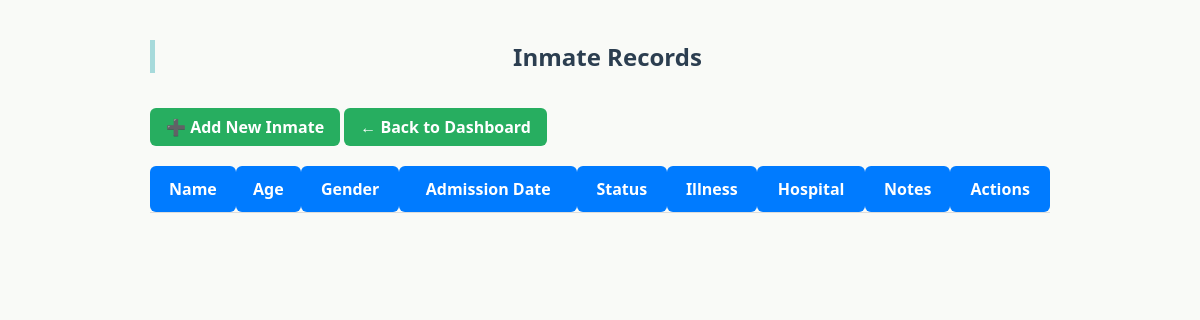
The page /admin/inmates (signed in) on the database as committed earlier.
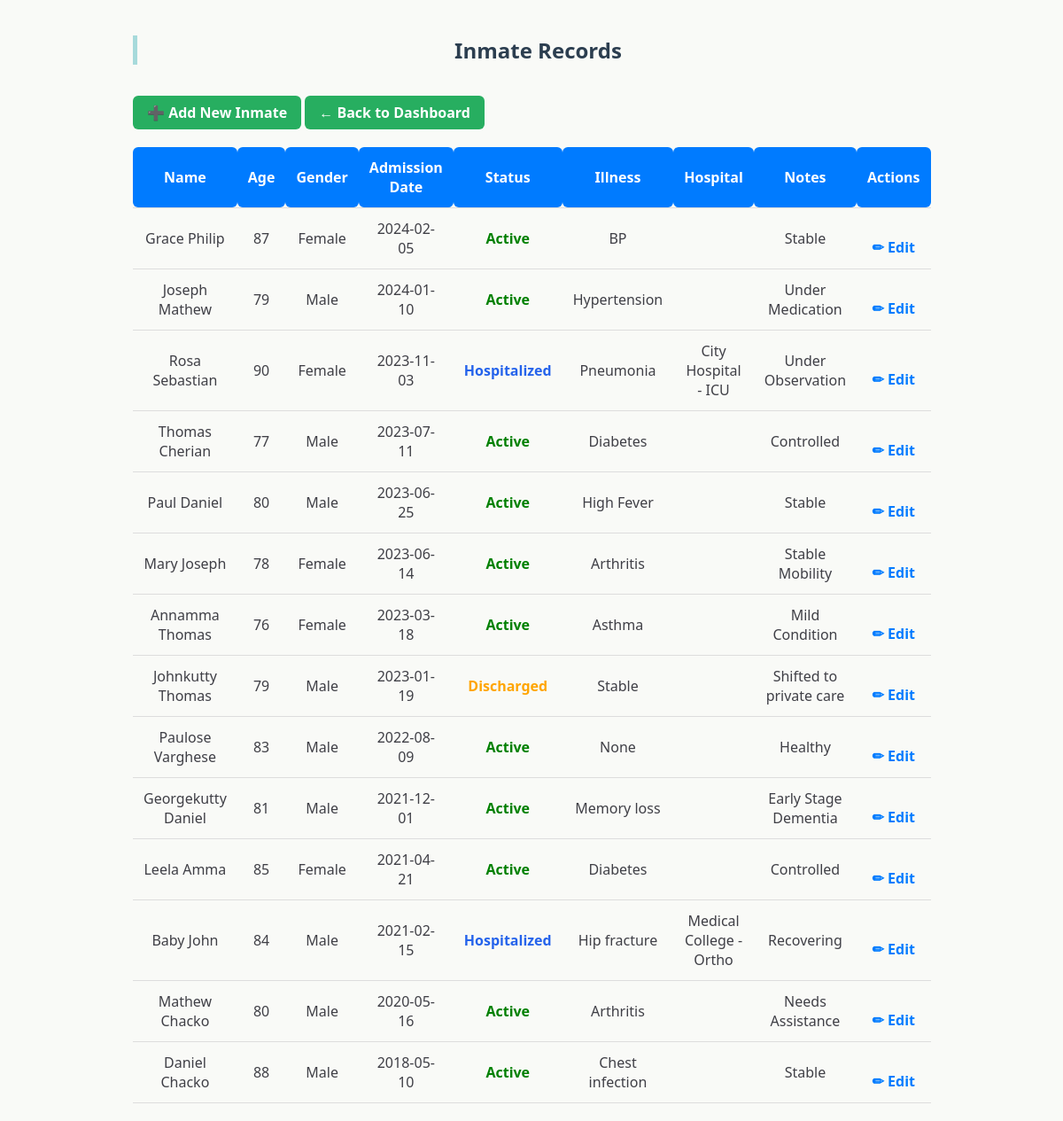
The same page on the database as committed later.
### tables this page shows
CREATE TABLE inmates(
        id INTEGER PRIMARY KEY AUTOINCREMENT,
        name TEXT,
        age INTEGER,
        gender TEXT,
        admission_date TEXT,
        status TEXT,
        illness TEXT,
        hospital_details TEXT,
        notes TEXT,
        date_of_death TEXT,
        previous_status TEXT,
        status_updated_date TEXT
    );

### app.py (the view)
@app.route("/admin/inmates")
def view_inmates():
    if "admin" not in session:
        return redirect("/")
    db = get_db()
    inmates = db.execute(
        "SELECT * FROM inmates ORDER BY admission_date DESC"
    ).fetchall()
    return render_template("inmates.html", inmates=inmates)

### app.py (called while the page is built)
def get_db():
    conn = sqlite3.connect(DB)
    conn.row_factory = sqlite3.Row
    return conn

### templates/inmates.html (shortened to what this page needs)
<!DOCTYPE html>
<html>
<head>
    <link rel="stylesheet" href="{{ url_for('static', filename='style.css') }}">
</head>
<body>
<div class="container">
    <h2>Inmate Records</h2>
    <div style="margin-bottom:20px;">
        <a href="/admin/inmates/add" class="back-btn">➕ Add New Inmate</a>
        <a href="/admin" class="back-btn">← Back to Dashboard</a>
    </div>
    <table class="inmate-table">
        <thead>
            <tr>
                <th>Name</th>
                <th>Age</th>
                <th>Gender</th>
                <th>Admission Date</th>
                <th>Status</th>
                <th>Illness</th>
                <th>Hospital</th>
                <th>Notes</th>
                <th>Actions</th>
            </tr>
        </thead>
        <tbody>
        {% for inmate in inmates %}
            <tr>
                <td>{{ inmate['name'] }}</td>
                <td>{{ inmate['age'] }}</td>
                <td>{{ inmate['gender'] }}</td>
                <td>{{ inmate['admission_date'] }}</td>
                <td>
                    {% if inmate['status'] == 'Active' %}
                        <span style="color:green; font-weight:600;">Active</span>
                    {% elif inmate['status'] == 'Discharged' %}
                        <span style="color:orange; font-weight:600;">Discharged</span>
                    {% elif inmate['status'] == 'Hospitalized' %}
                        <span style="color:#2563eb; font-weight:600;">Hospitalized</span>
                    {% else %}
                        <span style="color:red; font-weight:600;">Deceased</span>
                    {% endif %}
                </td>
                <td>{{ inmate['illness'] }}</td>
                <td>{{ inmate['hospital_details'] }}</td>
                <td>{{ inmate['notes'] }}</td>
                <td>
                    <a href="/admin/edit-inmate/{{ inmate['id'] }}" class="edit-btn">
                        ✏ Edit
                    </a>
                </td>
            </tr>
        {% endfor %}
        </tbody>
    </table>
</div>
</body>
</html>

### static/style.css (style rules this page uses)
body { font-family: "Segoe UI", Arial, sans-serif; background: #F9FAF7; padding: 20px; margin: 0; color: #3F3F46; }
h2 { color: #2E2B5F; border-left: 5px solid #A7DADB; padding-left: 10px; }
a { display: inline-block; margin-top: 10px; color: #2E2B5F; text-decoration: none; font-weight: 600; }
.back-btn { padding: 8px 14px; background: #2e7d32; color: white; text-decoration: none; border-radius: 6px; transition: 0.3s; }
h2 { text-align:center; margin-bottom:20px; }
table { width:100%; border-collapse:collapse; }
th, td { padding:12px; border-bottom:1px solid #ddd; text-align:center; }
th { background:#007bff; color:#fff; border-radius:6px; }
a { text-decoration:none; color:#007bff; display:inline-block; margin-top:20px; }
.back-btn { display: inline-block; margin-top: 10px; text-decoration: none; color: #555; }
.back-btn { display: inline-block; padding: 10px 20px; background-color: #4CAF50; color: white; text-decoration: none; border-radius: 6px; transition: background 0.3s; }
h2 { margin-bottom: 25px; color: #2c3e50; }
.back-btn { background: #27ae60; color: white; padding: 8px 16px; border-radius: 6px; text-decoration: none; }
.container { max-width: 900px; margin: auto; }
h2 { color: #2c3e50; margin-bottom: 25px; }

Rows that differ between the two databases and show on the page:
added inmates: name "Grace Philip", age "87", gender "Female", admission_date "2024-02-05", status "Active", illness "BP", notes "Stable"
added inmates: name "Joseph Mathew", age "79", gender "Male", admission_date "2024-01-10", status "Active", illness "Hypertension", notes "Under Medication"
added inmates: name "Rosa Sebastian", age "90", gender "Female", admission_date "2023-11-03", status "Hospitalized", illness "Pneumonia", hospital_details "City Hospital - ICU", notes "Under Observation"
added inmates: name "Thomas Cherian", age "77", gender "Male", admission_date "2023-07-11", status "Active", illness "Diabetes", notes "Controlled"
added inmates: name "Paul Daniel", age "80", gender "Male", admission_date "2023-06-25", status "Active", illness "High Fever", notes "Stable"
added inmates: name "Mary Joseph", age "78", gender "Female", admission_date "2023-06-14", status "Active", illness "Arthritis", notes "Stable Mobility"
added inmates: name "Annamma Thomas", age "76", gender "Female", admission_date "2023-03-18", status "Active", illness "Asthma", notes "Mild Condition"
added inmates: name "Johnkutty Thomas", age "79", gender "Male", admission_date "2023-01-19", status "Discharged", illness "Stable", notes "Shifted to private care"
added inmates: name "Paulose Varghese", age "83", gender "Male", admission_date "2022-08-09", status "Active", illness "None", notes "Healthy"
added inmates: name "Georgekutty Daniel", age "81", gender "Male", admission_date "2021-12-01", status "Active", illness "Memory loss", notes "Early Stage Dementia"
added inmates: name "Leela Amma", age "85", gender "Female", admission_date "2021-04-21", status "Active", illness "Diabetes", notes "Controlled"
added inmates: name "Baby John", age "84", gender "Male", admission_date "2021-02-15", status "Hospitalized", illness "Hip fracture", hospital_details "Medical College - Ortho", notes "Recovering"
added inmates: name "Mathew Chacko", age "80", gender "Male", admission_date "2020-05-16", status "Active", illness "Arthritis", notes "Needs Assistance"
added inmates: name "Daniel Chacko", age "88", gender "Male", admission_date "2018-05-10", status "Active", illness "Chest infection", notes "Stable"
